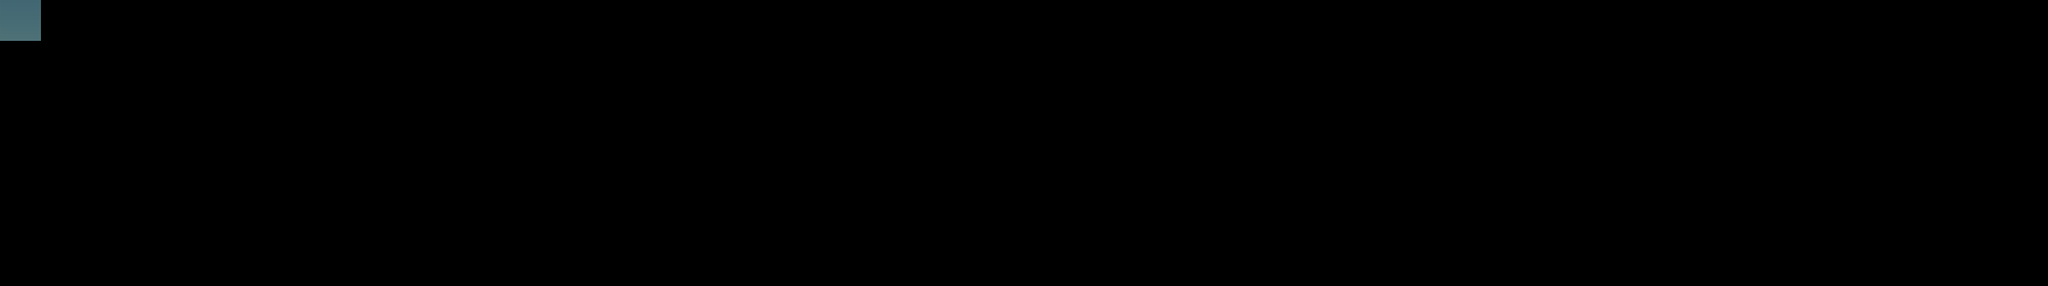

This game map was drawn from its Tiled (.tmx) file and the tilesets committed beside it. A one-line description and the trimmed map source follow:
An orthogonal 50x7 tile map with 64x64 px tiles, 1 tile layer (Tile Layer 1) and 16 objects.

<map version="1.0" orientation="orthogonal" renderorder="left-down" width="50" height="7" tilewidth="64" tileheight="64" nextobjectid="121">
 <tileset firstgid="1" name="background" tilewidth="64" tileheight="64" tilecount="84" columns="12">
  <image source="background.png" width="800" height="480" />
 </tileset>
 <layer name="Tile Layer 1" width="50" height="7">
  <data>[350 cells, 1 non-empty, 1 distinct tile ids]</data>
 </layer>
 <objectgroup name="floor">
  <object id="90" x="69.697" y="427.273" width="1060.61" height="21.2121" />
  <object id="92" x="1445.45" y="421.212" width="539.394" height="21.2121" />
  <object id="94" x="2624.24" y="272.727" width="566.667" height="21.2121" />
  <object id="96" x="1097" y="328" width="519.148" height="12.3028" />
  <object id="97" x="2215.15" y="124.242" width="345.455" height="21.2121" />
  <object id="98" x="2042.42" y="248.485" width="190.909" height="18.1818" />
  <object id="100" x="1671.67" y="223.576" width="203.03" height="21.2121" />
  <object id="111" x="900" y="228" width="312.121" height="18" />
  <object id="116" x="855" y="325" width="123" height="14" />
 </objectgroup>
 <objectgroup name="ladder">
  <object id="93" x="1981.33" y="274" width="644.667" height="150.667" />
 </objectgroup>
 <objectgroup name="ladder2" />
 <objectgroup name="minifort" />
 <objectgroup name="bigfort" />
 <objectgroup name="stand_man">
  <object id="113" x="1912.12" y="369.697" width="51.5152" height="42.4242" />
 </objectgroup>
 <objectgroup name="hide_man" />
 <objectgroup name="moveEnemy">
  <object id="103" x="1409" y="230.697" width="206" height="81.8182" />
  <object id="104" x="808" y="354.333" width="321" height="66.6667" />
  <object id="105" x="2764" y="178.03" width="290" height="84.8485" />
  <object id="107" x="2430.67" y="209.03" width="67.33" height="65.7576" />
 </objectgroup>
 <objectgroup name="bridge_head" />
 <objectgroup name="bridge_body" />
 <objectgroup name="bridge_tail" />
 <objectgroup name="rewardM" />
 <objectgroup name="rewardF" />
 <objectgroup name="rewardS" />
 <objectgroup name="rewardFlyS" />
 <objectgroup name="rewardFlyF" />
 <objectgroup name="item_plane" />
 <objectgroup name="item_tank" />
 <objectgroup name="item_health">
  <object id="120" x="3087" y="201" width="34" height="40" />
 </objectgroup>
</map>
